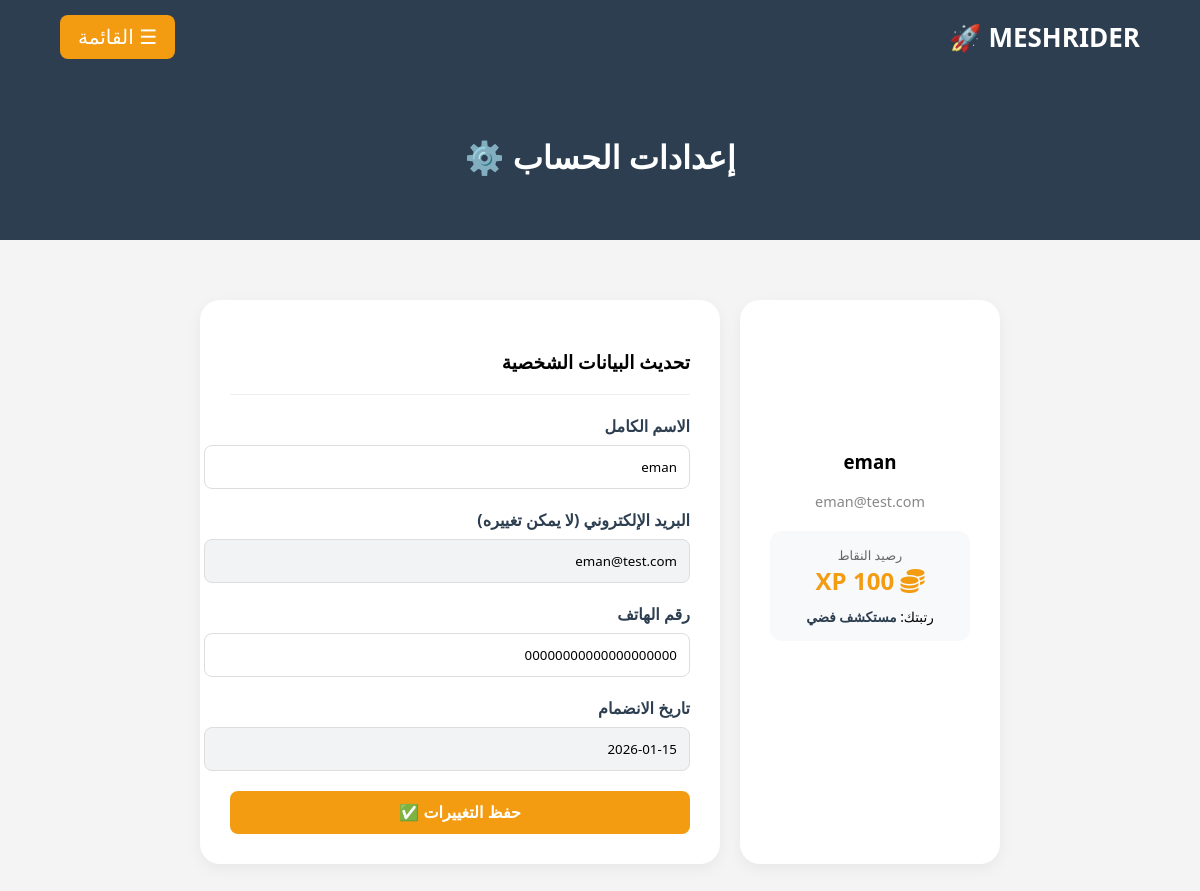
/mesh_rider/profile.php (signed in), run on the app's committed database.
### tables this page shows
CREATE TABLE `users` (
  `id` int(11) NOT NULL,
  `full_name` varchar(100) NOT NULL,
  `email` varchar(100) NOT NULL,
  `password` varchar(255) NOT NULL,
  `phone` varchar(20) DEFAULT NULL,
  `role` enum('user','moderator','admin') DEFAULT 'user',
  `points` int(11) DEFAULT 100,
  `created_at` timestamp NOT NULL DEFAULT current_timestamp()
);

### mesh_rider/profile.php (the view, shortened to what this page needs)
<?php
include 'includes/db.php';
$user_id = $_SESSION['user_id'];
$user_query = mysqli_query($conn, "SELECT * FROM users WHERE id='$user_id'");
$user_data = mysqli_fetch_assoc($user_query);
?>
<!DOCTYPE html>
<html lang="ar" dir="rtl">
<head>
    <link rel="stylesheet" href="css/style.css">
    <link rel="stylesheet" href="https://cdnjs.cloudflare.com/ajax/libs/font-awesome/6.0.0/css/all.min.css">
</head>
<body>
    <?php include 'includes/header.php'; ?>
    <div class="hero" style="padding: 40px 10%;">
        <h1>إعدادات الحساب ⚙️</h1>
    </div>
    <div class="profile-container">
        <aside class="profile-sidebar">
            <div class="avatar-circle">
            </div>
            <h3><?php echo $user_data['full_name']; ?></h3>
            <p style="color: #888; font-size: 0.9rem;"><?php echo $user_data['email']; ?></p>
            <div class="stats-box">
                <div style="font-size: 0.8rem; color: #666;">رصيد النقاط</div>
                <div style="font-size: 1.5rem; font-weight: bold; color: var(--orange);">
                    <i class="fas fa-coins"></i> <?php echo $user_data['points']; ?> XP
                </div>
                <div style="margin-top: 10px; font-size: 0.85rem;">
                    رتبتك: <strong style="color: var(--dark-blue);">مستكشف فضي</strong>
                </div>
            </div>
        </aside>
        <main class="profile-main">
            <h3>تحديث البيانات الشخصية</h3>
            <hr style="margin: 20px 0; border: 0; border-top: 1px solid #eee;">
            <form method="POST">
                <div class="form-group">
                    <label>الاسم الكامل</label>
                    <input type="text" name="full_name" value="<?php echo $user_data['full_name']; ?>" required>
                </div>
                <div class="form-group">
                    <label>البريد الإلكتروني (لا يمكن تغييره)</label>
                    <input type="email" class="readonly-input" value="<?php echo $user_data['email']; ?>" readonly>
                </div>
                <div class="form-group">
                    <label>رقم الهاتف</label>
                    <input type="text" name="phone" value="<?php echo $user_data['phone']; ?>" placeholder="07XXXXXXXX">
                </div>
                <div class="form-group">
                    <label>تاريخ الانضمام</label>
                    <input type="text" class="readonly-input" value="<?php echo date('Y-m-d', strtotime($user_data['created_at'])); ?>" readonly>
                </div>
                <button type="submit" name="update_profile" class="btn" style="width: 100%; border: none; cursor: pointer; font-size: 1rem;">حفظ التغييرات ✅</button>
            </form>
        </main>
    </div>
</body>
</html>

### mesh_rider/css/style.css (style rules this page uses)
:root { --dark-blue: #2c3e50; --orange: #f39c12; --light-gray: #f4f4f4; --white: #ffffff; }
body { margin: 0; font-family: 'Segoe UI', Tahoma, Geneva, Verdana, sans-serif; direction: rtl; background-color: var(--light-gray); }
.hero { background-color: var(--dark-blue); color: white; text-align: center; padding: 70px 20px; }
.btn { display: block; background-color: var(--orange); color: white; padding: 12px; text-decoration: none; border-radius: 8px; font-weight: bold; margin-top: 20px; }

### mesh_rider/profile.php (style rules this page uses)
.profile-container { max-width: 800px; margin: 40px auto; padding: 20px; display: grid; grid-template-columns: 1fr 2fr; gap: 20px; }
.profile-sidebar { background: white; padding: 30px; border-radius: 20px; text-align: center; box-shadow: 0 5px 15px rgba(0,0,0,0.05); }
.profile-main { background: white; padding: 30px; border-radius: 20px; box-shadow: 0 5px 15px rgba(0,0,0,0.05); }
.avatar-circle { width: 100px; height: 100px; background: var(--main-grad); color: white; border-radius: 50%; display: flex; align-items: center; justify-content: center; font-size: 2.5rem; margin: 0 auto 15px; }
.stats-box { background: #f8f9fa; padding: 15px; border-radius: 12px; margin-top: 20px; }
.form-group { margin-bottom: 20px; }
.form-group label { display: block; margin-bottom: 8px; font-weight: bold; color: var(--dark-blue); }
.form-group input { width: 100%; padding: 12px; border: 1px solid #ddd; border-radius: 8px; font-family: inherit; }
.readonly-input { background: #f1f3f5; cursor: not-allowed; }

### data on the page
users: full_name "eman", email "eman@test.com", phone "00000000000000000000", created_at "2026-01-15"
